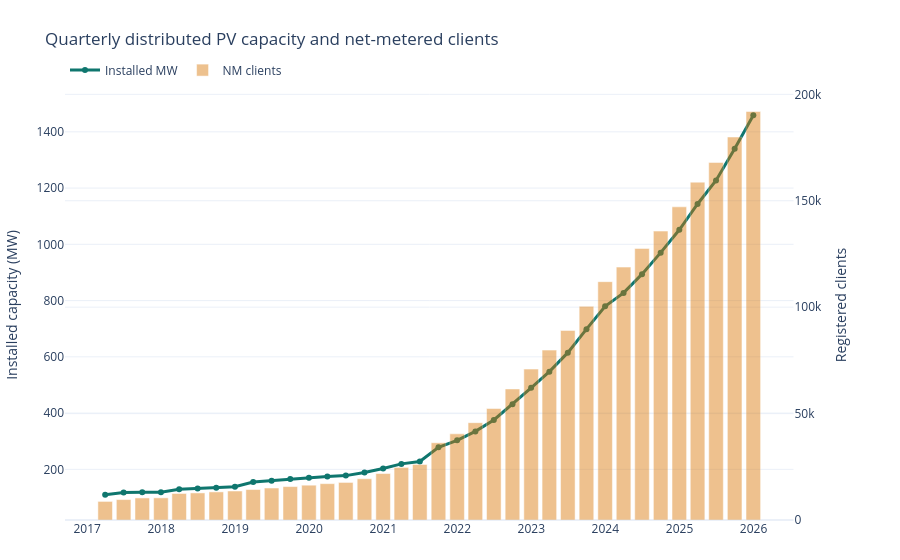

This figure's notebook cell:
### Markdown cell above
## 1.1.1 Local Context in Puerto Rico

<ul class="tight-list">
<li><strong>Centralized grid fragility:</strong> major hurricane impacts exposed long-standing weaknesses in transmission, distribution, and emergency restoration capacity.</li>
<li><strong>Grassroots solar adoption:</strong> private rooftop PV and batteries expanded as a bottom-up response to unreliable service, outpacing many centralized planning workflows.</li>
<li><strong>Unequal resilience:</strong> the households most able to finance PV may not be the households facing the highest outage and heat exposure risks.</li>
<li><strong>Data gap:</strong> public PV inventories are partial, delayed, or aggregated; planning requires a finer spatial signal.</li>
</ul>

### Code cell
display_capacity_chart()

### Figure 1 — Plotly figure (JSON) as saved in the notebook; plotly's stock layout.template omitted (floating-point values rounded to 4 significant figures)
{"data": [{"line": {"color": "#0f766e", "width": 3}, "mode": "lines+markers", "name": "Installed MW", "type": "scatter", "x": ["2017-03-31T00:00:00", "2017-06-30T00:00:00", "2017-09-30T00:00:00", "2017-12-31T00:00:00", "2018-03-31T00:00:00", "2018-06-30T00:00:00", "2018-09-30T00:00:00", "2018-12-31T00:00:00", "2019-03-31T00:00:00", "2019-06-30T00:00:00", "2019-09-30T00:00:00", "2019-12-31T00:00:00", "2020-03-31T00:00:00", "2020-06-30T00:00:00", "2020-09-30T00:00:00", "2020-12-31T00:00:00", "2021-03-31T00:00:00", "2021-06-30T00:00:00", "2021-09-30T00:00:00", "2021-12-31T00:00:00", "2022-03-31T00:00:00", "2022-06-30T00:00:00", "2022-09-30T00:00:00", "2022-12-31T00:00:00", "2023-03-31T00:00:00", "2023-06-30T00:00:00", "2023-09-30T00:00:00", "2023-12-31T00:00:00", "2024-03-31T00:00:00", "2024-06-30T00:00:00", "2024-09-30T00:00:00", "2024-12-31T00:00:00", "2025-03-31T00:00:00", "2025-06-30T00:00:00", "2025-09-30T00:00:00", "2025-12-31T00:00:00"], "xaxis": "x", "y": [109.6, 117.5, 118.6, 118.8, 129.2, 131.4, 134.7, 138.4, 154.6, 159.6, 165.5, 169.6, 174.1, 177.6, 188.4, 203.0, 219.4, 227.7, 278.3, 303.0, 334.9, 375.6, 431.8, 489.9, 547.3, 614.8, 698.5, 779.7, 827.2, 893.9, 970.4, 1052.0, 1143.0, 1227.0, 1340.0, 1459.0], "yaxis": "y"}, {"marker": {"color": "#d97706"}, "name": "NM clients", "opacity": 0.45, "type": "bar", "x": ["2017-03-31T00:00:00", "2017-06-30T00:00:00", "2017-09-30T00:00:00", "2017-12-31T00:00:00", "2018-03-31T00:00:00", "2018-06-30T00:00:00", "2018-09-30T00:00:00", "2018-12-31T00:00:00", "2019-03-31T00:00:00", "2019-06-30T00:00:00", "2019-09-30T00:00:00", "2019-12-31T00:00:00", "2020-03-31T00:00:00", "2020-06-30T00:00:00", "2020-09-30T00:00:00", "2020-12-31T00:00:00", "2021-03-31T00:00:00", "2021-06-30T00:00:00", "2021-09-30T00:00:00", "2021-12-31T00:00:00", "2022-03-31T00:00:00", "2022-06-30T00:00:00", "2022-09-30T00:00:00", "2022-12-31T00:00:00", "2023-03-31T00:00:00", "2023-06-30T00:00:00", "2023-09-30T00:00:00", "2023-12-31T00:00:00", "2024-03-31T00:00:00", "2024-06-30T00:00:00", "2024-09-30T00:00:00", "2024-12-31T00:00:00", "2025-03-31T00:00:00", "2025-06-30T00:00:00", "2025-09-30T00:00:00", "2025-12-31T00:00:00"], "xaxis": "x", "y": [8741.0, 9598.0, 10360.0, 10410.0, 12470.0, 12720.0, 13210.0, 13620.0, 14320.0, 15040.0, 15700.0, 16360.0, 17080.0, 17650.0, 19380.0, 21830.0, 24710.0, 26080.0, 36310.0, 40490.0, 45730.0, 52390.0, 61580.0, 70910.0, 79820.0, 89080.0, 100400.0, 112000.0, 118800.0, 127600.0, 135700.0, 147100.0, 158700.0, 168000.0, 179900.0, 191900.0], "yaxis": "y2"}], "layout": {"height": 560, "legend": {"orientation": "h", "y": 1.08}, "margin": {"b": 40, "l": 60, "r": 60, "t": 90}, "title": {"text": "Quarterly distributed PV capacity and net-metered clients"}, "xaxis": {"anchor": "y", "domain": [0, 0.94]}, "yaxis": {"anchor": "x", "domain": [0, 1], "title": {"text": "Installed capacity (MW)"}}, "yaxis2": {"anchor": "x", "overlaying": "y", "side": "right", "title": {"text": "Registered clients"}}}}
